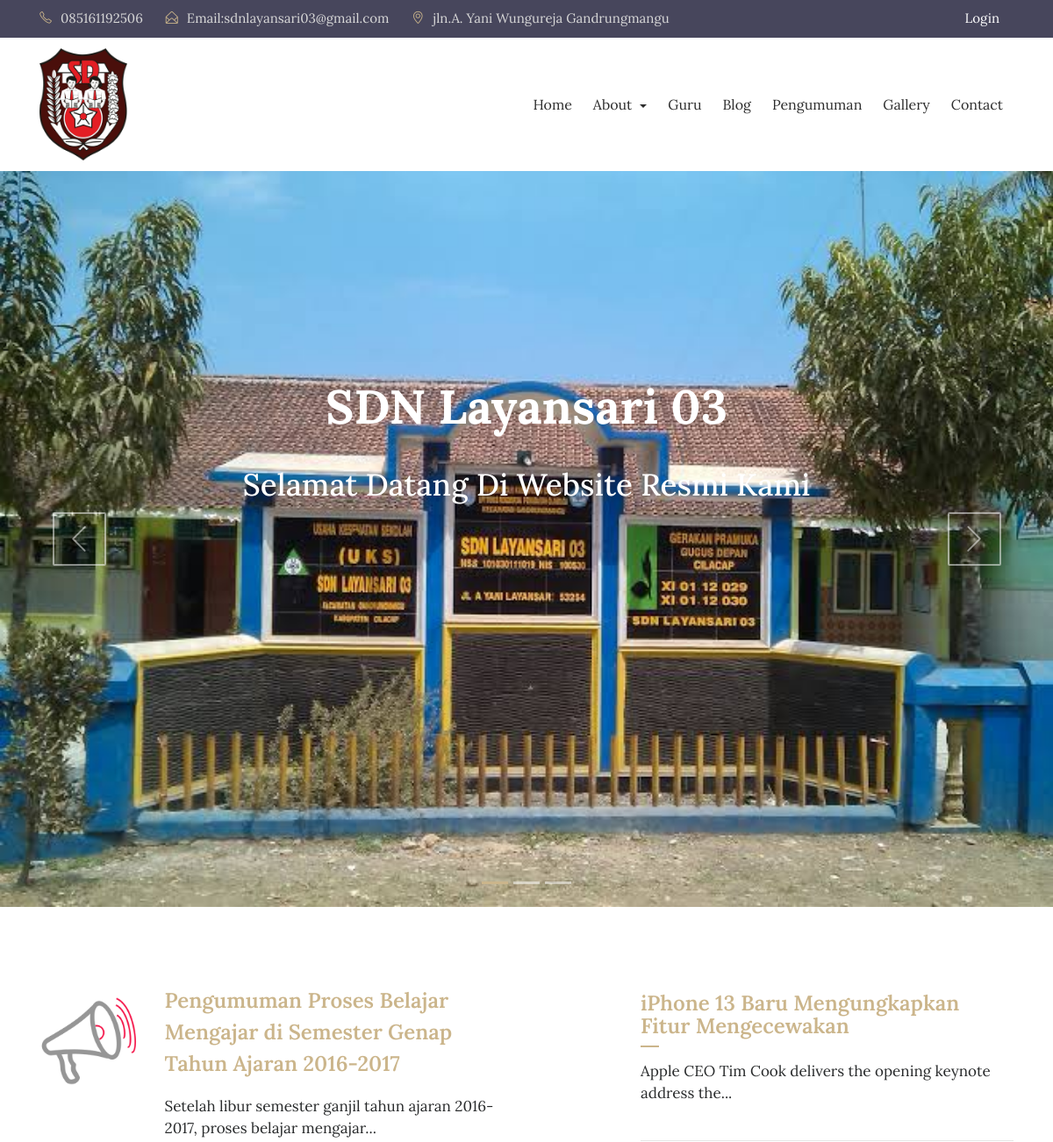
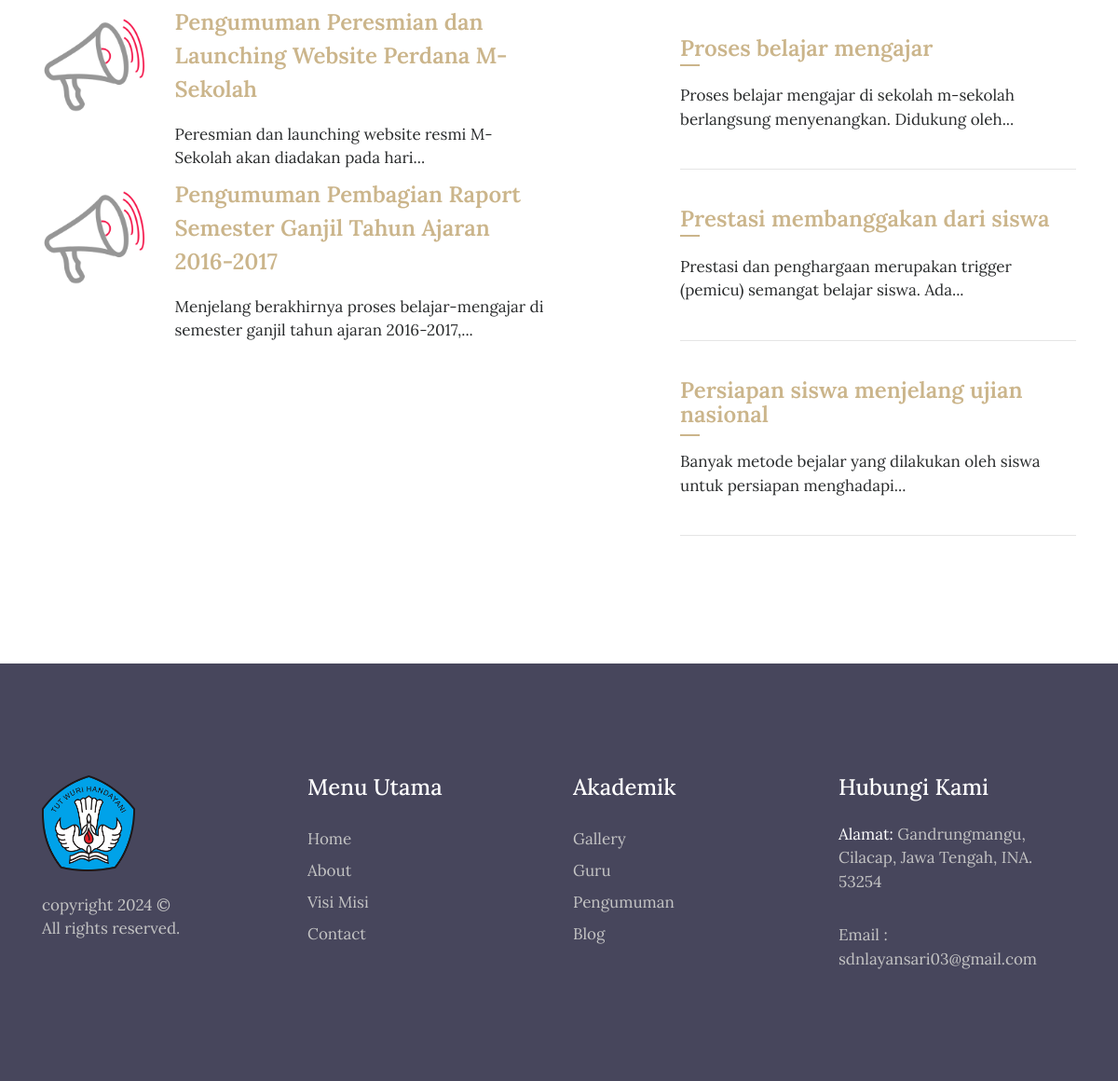
The page / on the database its author committed (2 pictures, top to bottom).
### tables this page shows
CREATE TABLE `tbl_pengumuman` (
  `pengumuman_id` int(11) NOT NULL,
  `pengumuman_judul` varchar(150) DEFAULT NULL,
  `pengumuman_deskripsi` text DEFAULT NULL,
  `pengumuman_tanggal` timestamp NULL DEFAULT current_timestamp(),
  `pengumuman_author` varchar(60) DEFAULT NULL
);

CREATE TABLE `tbl_tulisan` (
  `tulisan_id` int(11) NOT NULL,
  `tulisan_judul` varchar(100) DEFAULT NULL,
  `tulisan_isi` text DEFAULT NULL,
  `tulisan_tanggal` timestamp NOT NULL DEFAULT current_timestamp(),
  `tulisan_kategori_id` int(11) DEFAULT NULL,
  `tulisan_kategori_nama` varchar(30) DEFAULT NULL,
  `tulisan_views` int(11) DEFAULT 0,
  `tulisan_gambar` varchar(40) DEFAULT NULL,
  `tulisan_pengguna_id` int(11) DEFAULT NULL,
  `tulisan_author` varchar(40) DEFAULT NULL,
  `tulisan_img_slider` int(2) NOT NULL DEFAULT 0,
  `tulisan_slug` varchar(200) DEFAULT NULL
);

### application/controllers/Home.php (called while the page is built, shortened)
<?php
class Home extends CI_Controller{
	function __construct(){
		$this->load->model('m_tulisan');
		$this->load->model('m_galeri');
		$this->load->model('m_pengumuman');
		$this->load->model('m_pengunjung');
	}
	function index(){
			$x['berita']=$this->m_tulisan->get_berita_home();
			$x['pengumuman']=$this->m_pengumuman->get_pengumuman_home();
			$x['tot_guru']=$this->db->get('tbl_guru')->num_rows();
			$this->load->view('depan/v_home',$x);
	}
}

### index.php (called while the page is built, shortened)
<?php
require_once BASEPATH.'core/CodeIgniter.php';

### application/models/M_pengumuman.php (called while the page is built, shortened)
<?php
class M_pengumuman extends CI_Model{
	function get_pengumuman_home(){
		$hsl=$this->db->query("SELECT pengumuman_id,pengumuman_judul,pengumuman_deskripsi,DATE_FORMAT(pengumuman_tanggal,'%d/%m/%Y') AS tanggal,pengumuman_author FROM tbl_pengumuman ORDER BY pengumuman_id DESC limit 3");
		return $hsl;
	}
}

### application/models/M_tulisan.php (called while the page is built, shortened)
<?php
class M_tulisan extends CI_Model{
	function get_berita_home(){
		$hsl=$this->db->query("SELECT tbl_tulisan.*,DATE_FORMAT(tulisan_tanggal,'%d/%m/%Y') AS tanggal FROM tbl_tulisan ORDER BY tulisan_id DESC limit 4");
		return $hsl;
	}
}

### application/views/depan/v_home.php (the view, shortened to what this page needs)
<!DOCTYPE html>
<html lang="en">
<head>
    <link rel="stylesheet" href="<?php echo base_url().'theme/css/bootstrap.min.css'?>">
    <link rel="stylesheet" href="<?php echo base_url().'theme/css/font-awesome.min.css'?>">
    <link rel="stylesheet" href="<?php echo base_url().'theme/css/simple-line-icons.css'?>">
    <link rel="stylesheet" href="<?php echo base_url().'theme/css/slick.css'?>">
    <link rel="stylesheet" href="<?php echo base_url().'theme/css/slick-theme.css'?>">
    <link rel="stylesheet" href="<?php echo base_url().'theme/css/owl.carousel.min.css'?>">
    <link href="<?php echo base_url().'theme/css/style.css'?>" rel="stylesheet">
    <?php
        function limit_words($string, $word_limit){
            $words = explode(" ",$string);
            return implode(" ",array_splice($words,0,$word_limit));
        }
    ?>
</head>
<body >
     <div class="header-topbar" style="background-color:#47465c;">
        <div class="container">
            <div class="row">
                <div class="col-xs-6 col-sm-8 col-md-9">
                    <div class="header-top_address">
                        <div class="header-top_list">
                            <span class="icon-phone"></span>085161192506
                        </div>
                        <div class="header-top_list">
                            <span class="icon-envelope-open"></span>Email:sdnlayansari03@gmail.com
                        </div>
                        <div class="header-top_list">
                            <span class="icon-location-pin"></span>jln.A. Yani Wungureja Gandrungmangu
                        </div>
                    </div>
                </div>
                <div class="col-xs-6 col-sm-4 col-md-3">
                    <div class="header-top_login mr-sm-3">
                        <a href="<?php echo site_url('admin/login');?>">Login</a>
                    </div>
                </div>
            </div>
        </div>
    </div>
    <div data-toggle="affix">
        <div class="container nav-menu2">
            <div class="row">
                <div class="col-md-12">
                    <nav class="navbar navbar2 navbar-toggleable-md navbar-light bg-faded">
                        <a href="<?php echo site_url('');?>" class="navbar-brand nav-brand2"><img class="img img-responsive" width="100px;" src="<?php echo base_url().'theme/images/logo-sd2.png'?>"></a>
                        <div class="collapse navbar-collapse justify-content-end" id="navbarNavDropdown">
                            <ul class="navbar-nav">
                                <li class="nav-item">
                                    <a class="nav-link" href="<?php echo site_url('');?>">Home</a>
                                </li>
                                <li class="nav-item dropdown">
                                    <a class="nav-link dropdown-toggle" href="#" id="navbarDropdown" role="button" data-toggle="dropdown" aria-haspopup="true" aria-expanded="false">
                                        About
                                    </a>
                                </li>
                                <li class="nav-item">
                                    <a class="nav-link" href="<?php echo site_url('guru');?>">Guru</a>
                                </li>
                                <li class="nav-item">
                                    <a class="nav-link" href="<?php echo site_url('blog');?>">Blog</a>
                                </li>
                                <li class="nav-item">
                                    <a class="nav-link" href="<?php echo site_url('pengumuman');?>">Pengumuman</a>
                                </li>
                                <li class="nav-item">
                                    <a class="nav-link" href="<?php echo site_url('galeri');?>">Gallery</a>
                                </li>
                                <li class="nav-item">
                                  <a class="nav-link" href="<?php echo site_url('contact');?>">Contact</a>
                                </li>
                             </ul>
                        </div>
                    </nav>
                </div>
            </div>
        </div>
      </div>
<section>
    <div class="slider_img layout_two">
        <div id="carousel" class="carousel slide" data-ride="carousel">
            <ol class="carousel-indicators">
                <li data-target="#carousel" data-slide-to="0" class="active"></li>
                <li data-target="#carousel" data-slide-to="1"></li>
                <li data-target="#carousel" data-slide-to="2"></li>
            </ol>
            <div class="carousel-inner" role="listbox">
                <div class="carousel-item active">
                    <img class="d-block" src="<?php echo base_url().'theme/images/profil1.jpg'?>" alt="First slide">
                    <div class="carousel-caption d-md-block">
                        <div class="slider_title">
                            <h1>SDN Layansari 03</h1>
                            <h2>Selamat Datang Di Website Resmi Kami</h2>
                        </div>
                    </div>
                </div>
            </div>
            <a class="carousel-control-prev" href="#carousel" role="button" data-slide="prev">
                <i class="icon-arrow-left fa-slider" aria-hidden="true"></i>
            </a>
            <a class="carousel-control-next" href="#carousel" role="button" data-slide="next">
                <i class="icon-arrow-right fa-slider" aria-hidden="true"></i>
            </a>
        </div>
    </div>
</section>
<section class="event">
    <div class="container">
        <div class="row">
            <div class="col-lg-6">
                <div class="event-img2">
                <?php foreach ($pengumuman->result() as $row) :?>
                <div class="row">
                    <div class="col-sm-3"> <img src="<?php echo base_url().'theme/images/announcement-icon.png'?>" class="img-fluid" alt="event-img"></div>
                    <div class="col-sm-9"> <h3><a href="<?php echo site_url('pengumuman');?>"><?php echo $row->pengumuman_judul;?></a></h3>
                      <p><?php echo limit_words($row->pengumuman_deskripsi,10).'...';?></p>
                    </div>
                </div>
                <?php endforeach;?>
                </div>
            </div>
            <div class="col-lg-6">
                <div class="row">
                    <div class="col-md-12">
                      <?php foreach ($berita->result() as $row):?>
                        <div class="date-description">
                            <h3><a href="<?php echo site_url('blog');?>"><?php echo $row->tulisan_judul;?></a></h3>
                            <p><?php echo limit_words($row->tulisan_isi,10).'...';?></p>
                            <hr class="event_line">
                        </div>
                        <?php endforeach;?>
                    </div>
                </div>
            </div>
        </div>
    </div>
</section>
<footer style="background-color:#47465c;">
    <div class="container" >
        <div class="row">
            <div class="col-md-3">
                <div class="foot-logo">
                    <a href="<?php echo site_url();?>">
                        <img src="<?php echo base_url().'theme/images/tutwuri.png'?>" class="img-fluid" alt="footer_logo"width="100px;">
                    </a>
                    <p> copyright  <?php echo date('Y');?> © <a href="#" target="_blank"></a><br>All rights reserved.</p>
                    </div>
                </div>
                <div class="col-md-3">
                    <div class="sitemap">
                        <h3>Menu Utama</h3>
                        <ul>
                            <li><a href="<?php echo site_url();?>">Home</a></li>
                            <li><a href="<?php echo site_url('about');?>">About</a></li>
                            <li><a href="<?php echo site_url('visi');?>">Visi Misi</a></li>
                            <li><a href="<?php echo site_url('contact');?>">Contact</a></li>
                        </ul>
                    </div>
                </div>
                <div class="col-md-3">
                  <div class="sitemap">
                      <h3>Akademik</h3>
                      <ul>
                            <li><a href="<?php echo site_url('galeri');?>">Gallery</a></li>
                            <li><a href="<?php echo site_url('guru');?>">Guru</a></li>
                            <li><a href="<?php echo site_url('pengumuman');?>">Pengumuman</a></li>
                            <li><a href="<?php echo site_url('blog');?>">Blog</a></li>
                      </ul>
                  </div>
                </div>
                <div class="col-md-3">
                    <div class="address">
                        <h3>Hubungi Kami</h3>
                        <p><span>Alamat: </span> Gandrungmangu, Cilacap, Jawa Tengah, INA. 53254</p>
                        <p>Email : sdnlayansari03@gmail.com</p>
                        </div>
                    </div>
                </div>
            </div>
        </footer>
    </body>
    </html>

### rows shown on the page
tbl_pengumuman: pengumuman_judul "Pengumuman Proses Belajar Mengajar di Semester Genap Tahun Ajaran 2016-2017", pengumuman_deskripsi "Setelah libur semester ganjil tahun ajaran 2016-2017, proses belajar mengajar"
tbl_pengumuman: pengumuman_judul "Pengumuman Peresmian dan Launching Website Perdana M-Sekolah", pengumuman_deskripsi "Peresmian dan launching website resmi M-Sekolah akan diadakan pada hari"
tbl_pengumuman: pengumuman_judul "Pengumuman Pembagian Raport Semester Ganjil Tahun Ajaran 2016-2017", pengumuman_deskripsi "Menjelang berakhirnya proses belajar-mengajar di semester ganjil tahun ajaran 2016-2017,"
tbl_tulisan: tulisan_judul "iPhone 13 Baru Mengungkapkan Fitur Mengecewakan", tulisan_isi "Apple CEO Tim Cook delivers the opening keynote address the"
tbl_tulisan: tulisan_judul "Proses belajar mengajar", tulisan_isi "Proses belajar mengajar di sekolah m-sekolah berlangsung menyenangkan. Didukung oleh"
tbl_tulisan: tulisan_judul "Prestasi membanggakan dari siswa", tulisan_isi "Prestasi dan penghargaan merupakan trigger (pemicu) semangat belajar siswa. Ada"
tbl_tulisan: tulisan_judul "Persiapan siswa menjelang ujian nasional", tulisan_isi "Banyak metode bejalar yang dilakukan oleh siswa untuk persiapan menghadapi"
